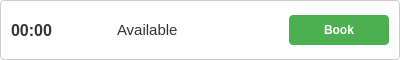
<?xml version="1.0" encoding="UTF-8"?>
<ui version="4.0">
 <class>TimeSlot</class>
 <widget class="QWidget" name="TimeSlot">
  <property name="geometry">
   <rect>
    <x>0</x>
    <y>0</y>
    <width>400</width>
    <height>60</height>
   </rect>
  </property>
  <property name="minimumSize">
   <size>
    <width>0</width>
    <height>60</height>
   </size>
  </property>
  <property name="styleSheet">
   <string notr="true">QWidget#TimeSlot {
    background-color: white;
    border: 1px solid #cccccc;
    border-radius: 4px;
}

QLabel {
    color: #333333;
}

QPushButton {
    border: none;
    border-radius: 4px;
    color: white;
    font-weight: bold;
    padding: 5px 15px;
}

QPushButton#book_button {
    background-color: #4CAF50;
}

QPushButton#book_button:hover {
    background-color: #45a049;
}

QPushButton#book_button:disabled {
    background-color: #cccccc;
}

QPushButton#booked_button {
    background-color: #f44336;
}

QPushButton#booked_button:hover {
    background-color: #da190b;
}</string>
  </property>
  <layout class="QHBoxLayout" name="horizontalLayout">
   <item>
    <widget class="QLabel" name="time_label">
     <property name="minimumSize">
      <size>
       <width>100</width>
       <height>0</height>
      </size>
     </property>
     <property name="font">
      <font>
       <pointsize>12</pointsize>
       <bold>true</bold>
      </font>
     </property>
     <property name="text">
      <string>00:00</string>
     </property>
    </widget>
   </item>
   <item>
    <widget class="QLabel" name="status_label">
     <property name="font">
      <font>
       <pointsize>11</pointsize>
      </font>
     </property>
     <property name="text">
      <string>Available</string>
     </property>
    </widget>
   </item>
   <item>
    <spacer name="horizontalSpacer">
     <property name="orientation">
      <enum>Qt::Horizontal</enum>
     </property>
     <property name="sizeHint" stdset="0">
      <size>
       <width>40</width>
       <height>20</height>
      </size>
     </property>
    </spacer>
   </item>
   <item>
    <widget class="QPushButton" name="book_button">
     <property name="minimumSize">
      <size>
       <width>100</width>
       <height>30</height>
      </size>
     </property>
     <property name="text">
      <string>Book</string>
     </property>
    </widget>
   </item>
  </layout>
 </widget>
 <resources/>
 <connections/>
</ui> 
